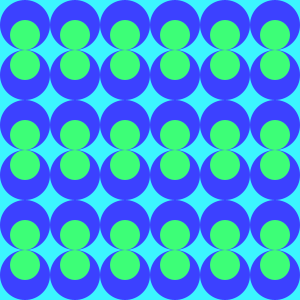
Frame 1 (no input)
Frame 60 (the mouse pressed at the canvas centre just before this capture): identical to frame 1, image omitted
Frame 120 (the mouse held since frame 60 and released just before this capture): identical to frame 1, image omitted

The Processing sketch that drew this single still picture (run headless with seeded random() and noise(); from frame 60 on, the mouse is pressed at the canvas centre):

// Processing sketch: processing_74745
// ── processing_74745.pde

void setup() {
  size(300, 300);
  background(255);
  noStroke();
}


void draw() {
  
  background(60, 245, 255);

    //loop 1-2 righe

  for (int i = 25; i < 300; i = i + 50) 
  {    
    fill(60, 65, 255);
    ellipse(i, 25, 50, 50);
    fill(61, 254, 119);
    ellipse(i, 35, 30, 30);
  }

  for (int i = 25; i < 300; i = i + 50) 
  {    
    fill(60, 65, 255);
    ellipse(i, 75, 50, 50);
    fill(61, 254, 119);
    ellipse(i, 65, 30, 30);
  }

  //loop 3-4 righe

  for (int i = 25; i < 300; i = i + 50) 
  {    
    fill(60, 65, 255);
    ellipse(i, 125, 50, 50);
    fill(61, 254, 119);
    ellipse(i, 135, 30, 30);
  }

  for (int i = 25; i < 300; i = i + 50) 
  {    
    fill(60, 65, 255);
    ellipse(i, 175, 50, 50);
    fill(61, 254, 119);
    ellipse(i, 165, 30, 30);
  }


  //loop 5-6 righe

  for (int i = 25; i < 300; i = i + 50) 
  {    
    fill(60, 65, 255);
    ellipse(i, 275, 50, 50);
    fill(61, 254, 119);
    ellipse(i, 265, 30, 30);
  }

  for (int i = 25; i < 300; i = i + 50) 
  {    
    fill(60, 65, 255);
    ellipse(i, 225, 50, 50);
    fill(61, 254, 119);
    ellipse(i, 235, 30, 30);
  }
}
